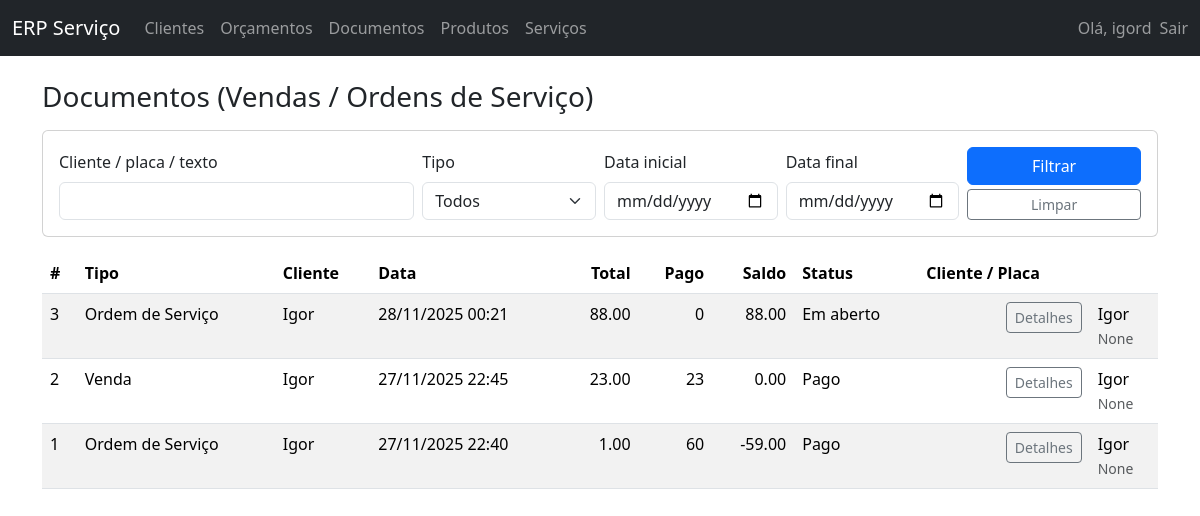
The page /documentos/ (signed in) on the database its author committed.
### core/models.py (models this page shows, shortened)
class Documento(models.Model):
    TIPO_CHOICES = [
        ('VENDA', 'Venda'),
        ('OS', 'Ordem de Serviço'),
    ]
    empresa = models.ForeignKey(
        Empresa,
        on_delete=models.CASCADE,
        related_name='documentos'
    )
    cliente = models.ForeignKey(
        Cliente,
        on_delete=models.PROTECT,
        related_name='documentos'
    )
    placa = models.CharField(max_length=10, blank=True, null=True)
    veiculo_descricao = models.CharField(max_length=100, blank=True, null=True)
    tipo = models.CharField(max_length=5, choices=TIPO_CHOICES)
    data = models.DateTimeField(auto_now_add=True)
    origem_orcamento = models.ForeignKey(
        Orcamento,
        on_delete=models.SET_NULL,
        blank=True,
        null=True,
        related_name='documentos'
    )
    total = models.DecimalField(max_digits=12, decimal_places=2, default=0)
    observacoes = models.TextField(blank=True, null=True)
    @property
    def valor_pago(self):
        soma = self.pagamentos.aggregate(total=Sum('valor'))['total']
        return soma or Decimal('0')
    @property
    def saldo(self):
        return self.total - self.valor_pago
    @property
    def status_financeiro(self):
        if self.total == 0:
            return 'Sem valor'
        if self.saldo <= 0:
            return 'Pago'
        if self.valor_pago > 0:
            return 'Parcial'
        return 'Em aberto'

class Cliente(models.Model):
    empresa = models.ForeignKey(Empresa, on_delete=models.CASCADE)
    nome = models.CharField(max_length=150)
    documento = models.CharField(max_length=20, blank=True, null=True)
    telefone = models.CharField(max_length=20, blank=True, null=True)
    email = models.EmailField(blank=True, null=True)
    observacoes = models.TextField(blank=True, null=True)
    criado_em = models.DateTimeField(auto_now_add=True)

### core/views.py (the view, shortened to what this page needs)
# urls.py: path('documentos/', views.documento_list, name='documento_list'),
@login_required
def documento_list(request):
    empresa = get_empresa_from_user(request.user)
    qs = (
        Documento.objects
        .filter(empresa=empresa)
        .select_related('cliente')
        .order_by('-data')
    )
    q = request.GET.get('q', '').strip()
    tipo = request.GET.get('tipo', '').strip()
    data_ini = request.GET.get('data_ini', '').strip()
    data_fim = request.GET.get('data_fim', '').strip()
    if tipo:
        qs = qs.filter(tipo=tipo)
    if data_ini:
        qs = qs.filter(data__date__gte=data_ini)
    if data_fim:
        qs = qs.filter(data__date__lte=data_fim)
    context = {
        'documentos': qs,
        'filtro_q': q,
        'filtro_tipo': tipo,
        'filtro_data_ini': data_ini,
        'filtro_data_fim': data_fim,
    }
    return render(request, 'core/documento_list.html', context)

### core/utils.py (called while the page is built)
def get_empresa_from_user(user):
    if not hasattr(user, 'perfil'):
        raise ImproperlyConfigured('Usuário sem perfil configurado.')
    return user.perfil.empresa

### core/templates/core/documento_list.html (shortened to what this page needs)
{% extends 'core/base.html' %}
{% block content %}
<h1 class="h3 mb-3">Documentos (Vendas / Ordens de Serviço)</h1>
<form method="get" class="card mb-3 p-3">
  <div class="row g-2 align-items-end">
    <div class="col-md-4">
      <label class="form-label">
        {% if request.user.perfil.empresa.ramo == 'AUTO' %}
        Cliente / placa / texto
        {% else %}
        Cliente / texto
        {% endif %}
      </label>
      <input type="text" name="q" class="form-control" value="{{ filtro_q }}">
    </div>
    <div class="col-md-2">
      <label class="form-label">Tipo</label>
      <select name="tipo" class="form-select">
        <option value="">Todos</option>
      </select>
    </div>
    <div class="col-md-2">
      <label class="form-label">Data inicial</label>
      <input type="date" name="data_ini" class="form-control" value="{{ filtro_data_ini }}">
    </div>
    <div class="col-md-2">
      <label class="form-label">Data final</label>
      <input type="date" name="data_fim" class="form-control" value="{{ filtro_data_fim }}">
    </div>
    <div class="col-md-2 text-end">
      <button type="submit" class="btn btn-primary w-100 mb-1">Filtrar</button>
      <a href="{% url 'core:documento_list' %}" class="btn btn-outline-secondary w-100 btn-sm">Limpar</a>
    </div>
  </div>
</form>
<table class="table table-striped table-hover">
  <thead>
    <tr>
      <th>#</th>
      <th>Tipo</th>
      <th>Cliente</th>
      <th>Data</th>
      <th class="text-end">Total</th>
      <th class="text-end">Pago</th>
      <th class="text-end">Saldo</th>
      <th>Status</th>
      {% if request.user.perfil.empresa.ramo == 'AUTO' %}
      <th>Cliente / Placa</th>
      {% else %}
      <th>Cliente</th>
      {% endif %} <th></th>
    </tr>
  </thead>
  <tbody>
    {% for d in documentos %}
    <tr>
      <td>{{ d.id }}</td>
      <td>{{ d.get_tipo_display }}</td>
      <td>{{ d.cliente.nome }}</td>
      <td>{{ d.data|date:"d/m/Y H:i" }}</td>
      <td class="text-end">{{ d.total }}</td>
      <td class="text-end">{{ d.valor_pago }}</td>
      <td class="text-end">{{ d.saldo }}</td>
      <td>{{ d.status_financeiro }}</td>
      <td class="text-end">
        <a href="{% url 'core:documento_detail' d.pk %}" class="btn btn-sm btn-outline-secondary">Detalhes</a>
      </td>
      {% if request.user.perfil.empresa.ramo == 'AUTO' %}
      <td>
        {{ d.cliente.nome }}<br>
        <small class="text-muted">{{ d.placa }}</small>
      </td>
      {% else %}
      <th>Cliente</th>
      {% endif %}
    </tr>
    {% empty %}
    <tr>
      <td colspan="9" class="text-center">Nenhum documento.</td>
    </tr>
    {% endfor %}
  </tbody>
</table>
{% endblock %}

### core/templates/core/base.html (shortened to what this page needs)
<!DOCTYPE html>
<html lang="pt-br">
<head>
  <link href="https://cdn.jsdelivr.net/npm/bootstrap@5.3.3/dist/css/bootstrap.min.css" rel="stylesheet">
</head>
<body>
  <nav class="navbar navbar-expand-lg navbar-dark bg-dark mb-4">
    <div class="container-fluid">
      <a class="navbar-brand" href="{% url 'core:dashboard' %}">ERP Serviço</a>
      <div class="collapse navbar-collapse" id="navbarNav">
        <ul class="navbar-nav me-auto mb-2 mb-lg-0">
          <li class="nav-item">
            <a class="nav-link" href="{% url 'core:cliente_list' %}">Clientes</a>
          </li>
          <li class="nav-item">
            <a class="nav-link" href="{% url 'core:orcamento_list' %}">Orçamentos</a>
          </li>
          <li class="nav-item">
            <a class="nav-link" href="{% url 'core:documento_list' %}">Documentos</a>
          </li>
          <li class="nav-item">
            <a class="nav-link" href="{% url 'core:produto_list' %}">Produtos</a>
          </li>
          <li class="nav-item">
            <a class="nav-link" href="{% url 'core:servico_list' %}">Serviços</a>
          </li>
        </ul>
        <ul class="navbar-nav ms-auto mb-2 mb-lg-0">
          {% if user.is_authenticated %}
          <li class="nav-item me-2">
            <span class="navbar-text">
              Olá, {{ user.username }}
            </span>
          </li>
          <li class="nav-item">
            <form method="post" action="{% url 'logout' %}">
              <button type="submit" class="nav-link btn btn-link p-0 m-0 align-baseline">
                Sair
              </button>
            </form>
          </li>
          {% else %}
          <li class="nav-item">
            <a class="nav-link" href="{% url 'login' %}">Entrar</a>
          </li>
          {% endif %}
        </ul>
      </div>
    </div>
  </nav>
  <div class="container">
    {% block content %}{% endblock %}
  </div>
</body>
</html>

### rows shown on the page
Documento: id "3", tipo "Ordem de Serviço", cliente.nome "Igor", data "28/11/2025 00:21", total "88.00", valor_pago "0", saldo "88.00", status_financeiro "Em aberto", placa "None"
Documento: id "2", tipo "Venda", cliente.nome "Igor", data "27/11/2025 22:45", total "23.00", valor_pago "23", saldo "0.00", status_financeiro "Pago", placa "None"
Documento: id "1", tipo "Ordem de Serviço", cliente.nome "Igor", data "27/11/2025 22:40", total "1.00", valor_pago "60", saldo "-59.00", status_financeiro "Pago", placa "None"

### other values the page prints
{{ user.username }} "igord"
